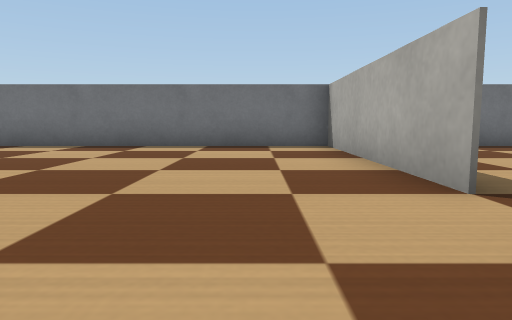
view 1 (above)

21 first-person views from a walk through a world built for the Webots simulator. The camera is 0.1 m above the floor, tilts 6° down and sees 70° across. The floor is counted in squares, 0.2 m on a side. Each view is taken from the middle of a square. On the plan, view 1 faces up. The plan holds only what a view shows up to about 9 squares ahead; the rest is blank. Robots are left out. Webots' stock objects and surfaces are drawn as simple stand-ins.

view 2
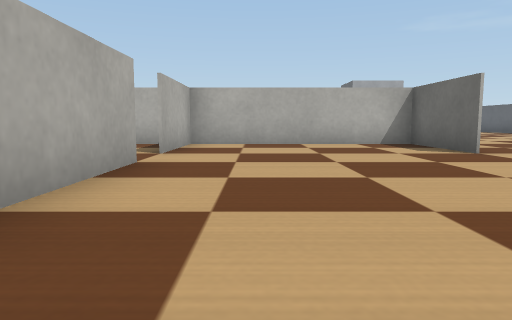

view 3
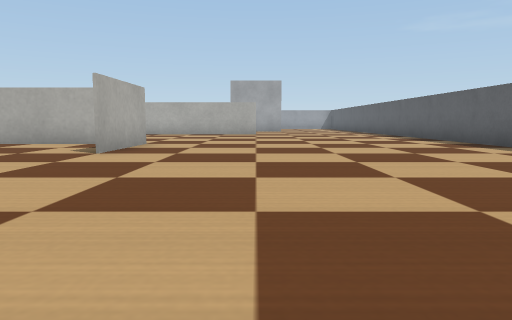

view 4
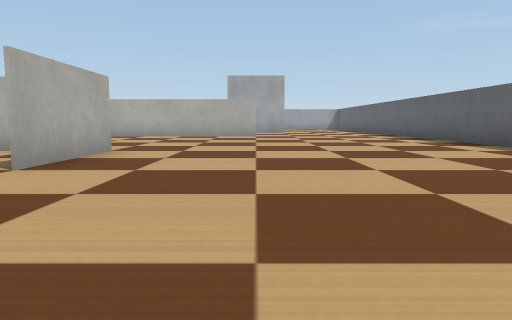

view 5
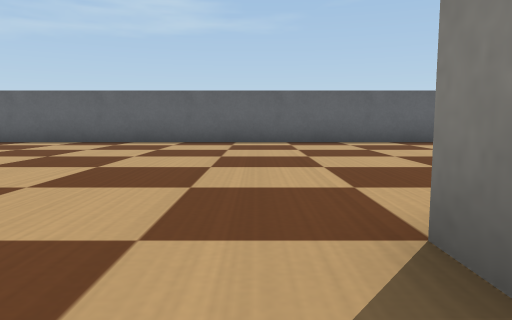

view 6
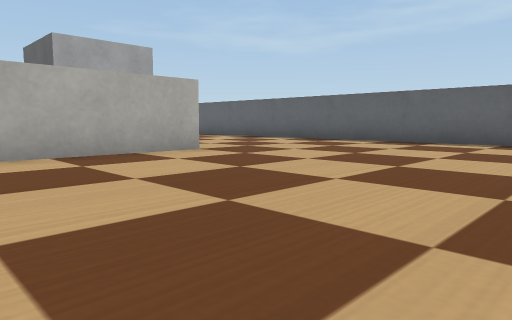

view 7
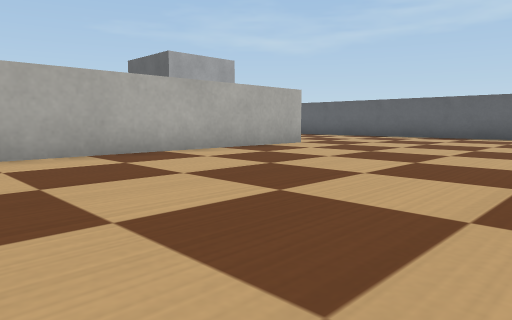

view 8
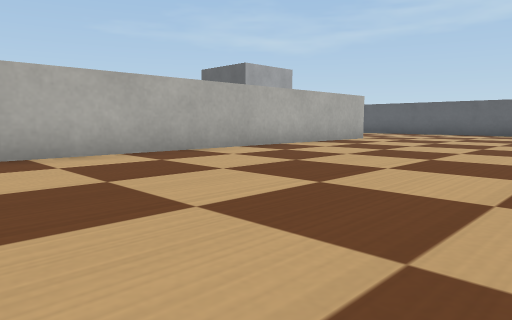

view 9
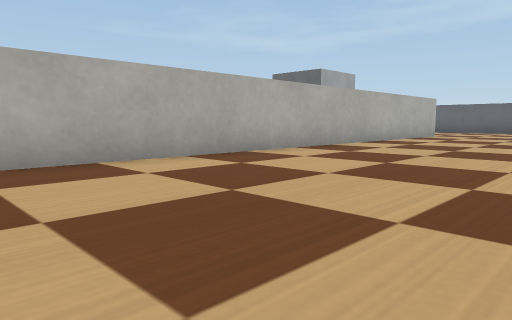

view 10
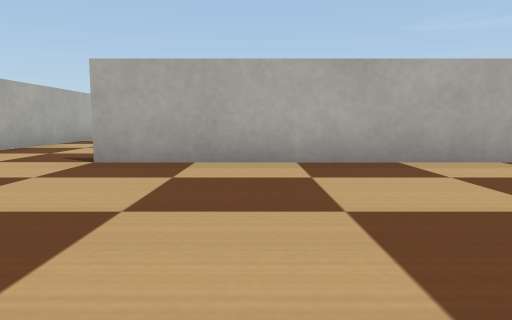

view 11
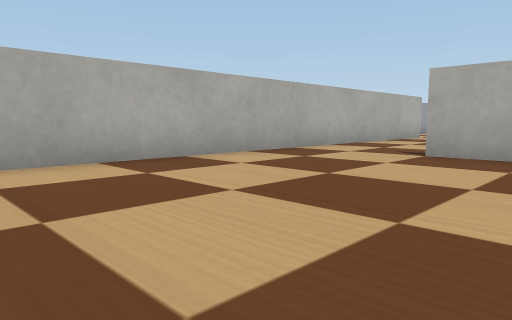

view 12
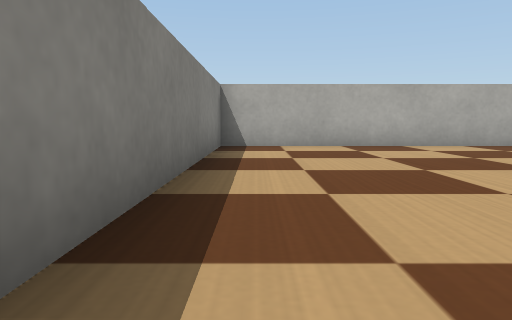

view 13
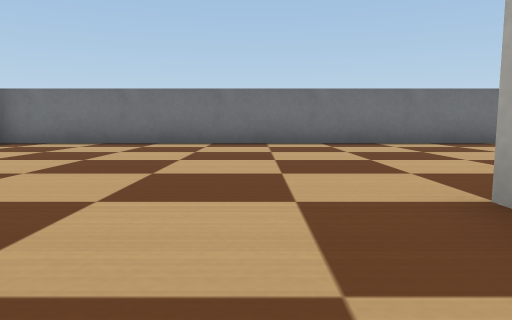

view 14
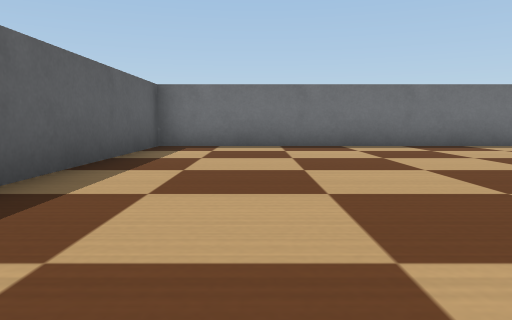

view 15
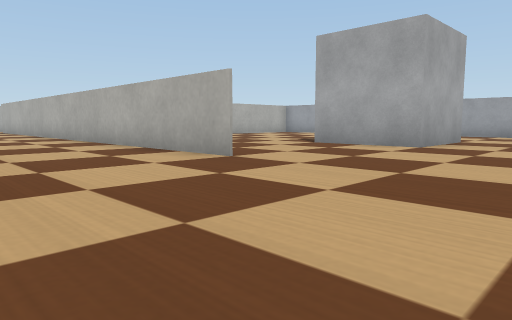

view 16
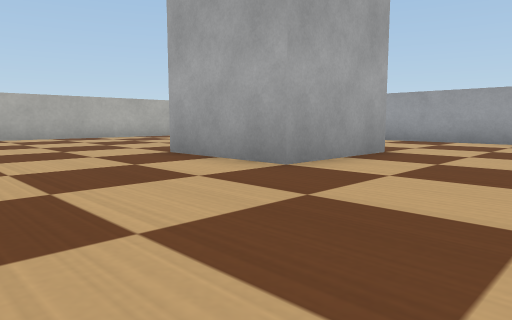

view 17
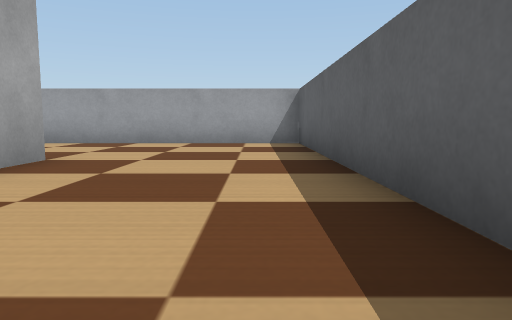

view 18
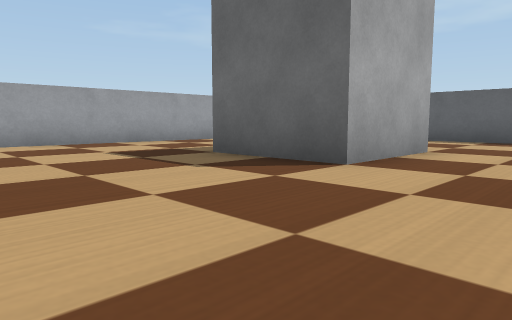

view 19
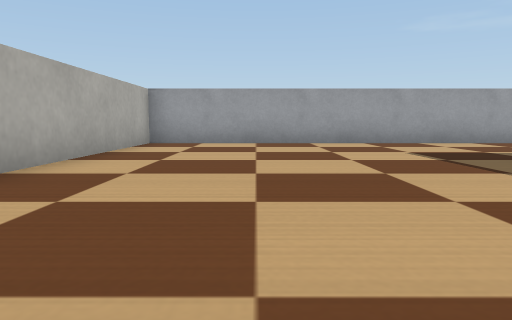

view 20
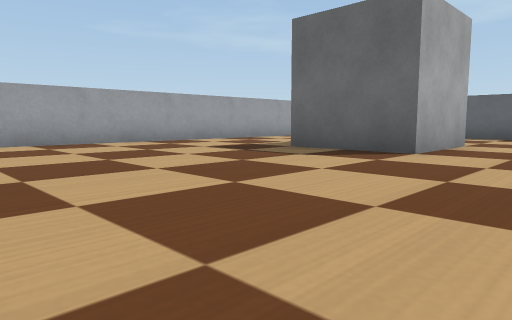

view 21
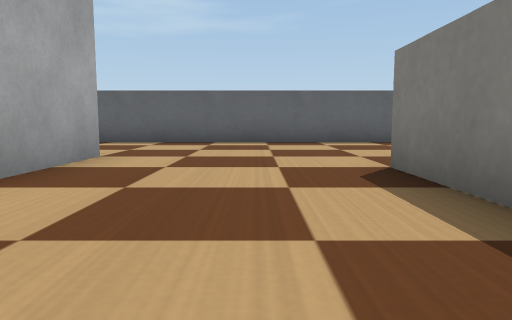

### Floor plan
Ten units are one square. View 1 is at (0, 0); x grows to the right and y downward. Boxes are objects, and circles mark ways between rooms. Rooms are numbered by the first view taken in them; rooms with no view inside come last. Other rooms are left out.
<svg viewBox="-115 -80 235 260">
<path fill="none" stroke="#000" d="M15 -24 15 -75 -25 -75M-35 -14 -35 12 28 12M15 12 15 -12M-30 13 -35 13 -35 -12M-61 75 90 75M-25 -75 -110 -75 -110 75M115 74 115 13 49 13M-40 75 -61 75M-110 75 -110 175 15 175 15 125"/>
<rect x="-75" y="105" width="30" height="40" fill="#bbb"><title>grey box</title></rect>
<circle cx="-30" cy="-45" r="3" fill="#2a7"/>
<circle cx="-85" cy="80" r="3" fill="#2a7"/>
<text x="0" y="-30">1</text>
<text x="-20" y="20">2</text>
<text x="-50" y="130">3</text>
</svg>
Room 1 opens to room 2. Room 2 opens to room 3.

Where each view was taken, in squares from view 1:
view 1: 0 up, 0 right, facing up
view 2: 7 up, 0 right, facing down
view 3: 7 up, 6 left, facing down
view 4: 5 up, 6 left, facing down
view 5: 2 down, 2 left, facing left
view 6: 2 down, 2 left, facing down-left
view 7: 2 down, 1 right, facing down-left
view 8: 2 down, 4 right, facing down-left
view 9: 3 down, 7 right, facing down-left
view 10: 3 down, 7 right, facing down
view 11: 2 down, 7 right, facing down-right
view 12: 2 down, 4 right, facing right
view 13: 1 down, 5 left, facing up
view 14: 0 up, 9 left, facing up
view 15: 4 down, 10 left, facing down-right
view 16: 8 down, 10 left, facing down-right
view 17: 9 down, 10 left, facing down
view 18: 9 down, 1 left, facing down-left
view 19: 9 down, 1 left, facing down
view 20: 9 down, 1 right, facing down-left
view 21: 9 down, 2 left, facing left
